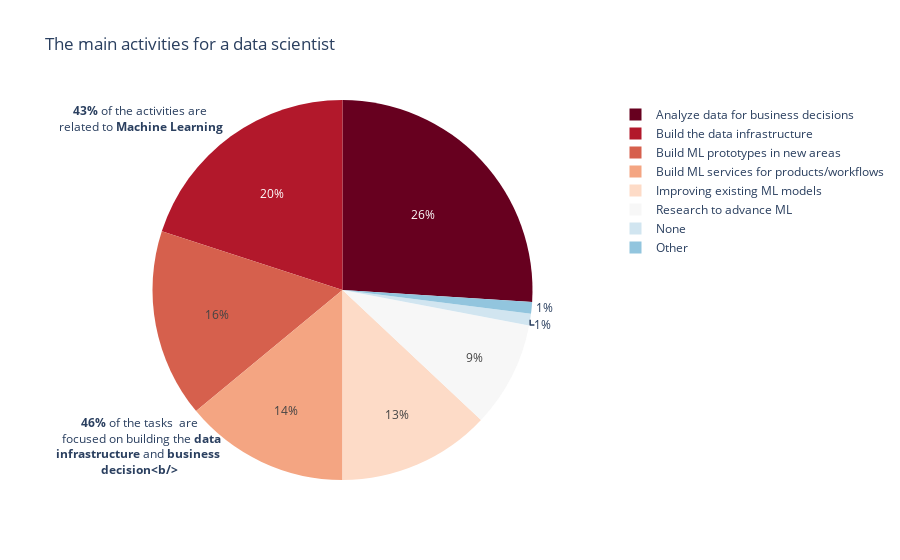

Notebook code for this chart:
### Code cell
import plotly.express as px
fig = px.pie(ds_per, values='percentage', names=[
    'Analyze data for business decisions',
    'Build the data infrastructure',
    'Build ML prototypes in new areas',
    'Build ML services for products/workflows',
    'Improving existing ML models',
    'Research to advance ML',
    'None','Other'], color_discrete_sequence=px.colors.sequential.RdBu, title="The main activities for a data scientist")

fig.add_annotation(x=-0.05, y=1,
            text="<b>43%</b> of the activities are<br> related to <b>Machine Learning</b>",
            showarrow=False,
            arrowhead=1)

fig.add_annotation(x=-0.05, y=0,
            text="<b>46%</b> of the tasks  are<br> focused on building the <b>data<br>infrastructure</b> and <b>business <br>decision<b/>",
            showarrow=False,
            arrowhead=1)

fig.show()

### Figure 1 — Plotly figure (JSON) as saved in the notebook; plotly's stock layout.template omitted (floating-point values rounded to 4 significant figures)
{"data": [{"domain": {"x": [0, 1], "y": [0, 1]}, "hovertemplate": "label=%{label}<br>percentage=%{value}<extra></extra>", "labels": ["Analyze data for business decisions", "Build the data infrastructure", "Build ML prototypes in new areas", "Build ML services for products/workflows", "Improving existing ML models", "Research to advance ML", "None", "Other"], "legendgroup": "", "name": "", "showlegend": true, "type": "pie", "values": [26, 20, 16, 14.0, 13, 9, 1, 1]}], "layout": {"annotations": [{"arrowhead": 1, "showarrow": false, "text": "<b>43%</b> of the activities are<br> related to <b>Machine Learning</b>", "x": -0.05, "y": 1}, {"arrowhead": 1, "showarrow": false, "text": "<b>46%</b> of the tasks  are<br> focused on building the <b>data<br>infrastructure</b> and <b>business <br>decision<b/>", "x": -0.05, "y": 0}], "legend": {"tracegroupgap": 0}, "piecolorway": ["rgb(103,0,31)", "rgb(178,24,43)", "rgb(214,96,77)", "rgb(244,165,130)", "rgb(253,219,199)", "rgb(247,247,247)", "rgb(209,229,240)", "rgb(146,197,222)", "rgb(67,147,195)", "rgb(33,102,172)", "rgb(5,48,97)"], "title": {"text": "The main activities for a data scientist"}}}
